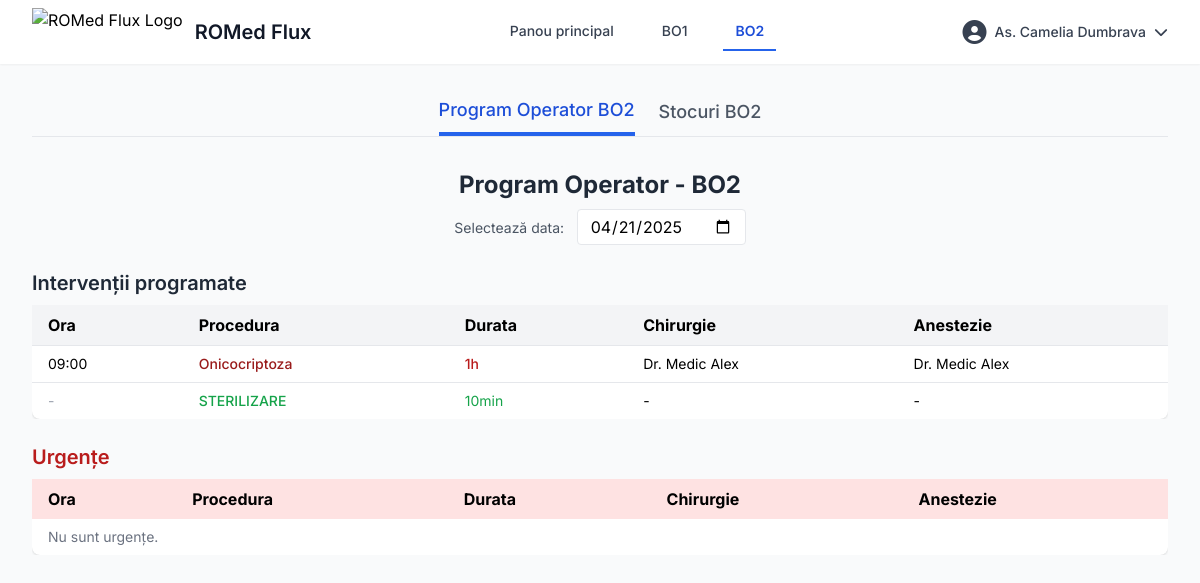
/bo2.php?data=2025-04-21 (signed in), run on the app's committed database.
### tables this page shows
CREATE TABLE `programari_bo2` (
  `id` int(11) NOT NULL,
  `data` date NOT NULL,
  `ora` time NOT NULL,
  `durata` varchar(20) NOT NULL,
  `procedura` varchar(255) NOT NULL,
  `chirurgie` varchar(255) DEFAULT NULL,
  `anestezie` varchar(255) DEFAULT NULL,
  `tip` enum('programata','urgenta') NOT NULL,
  `created_at` timestamp NOT NULL DEFAULT current_timestamp()
);

### bo2_program_operator.php (shortened to what this page needs)
<section x-show="tab === 'program'" x-transition>
    <div class="text-center mb-6">
        <h1 class="text-2xl font-bold text-gray-800 mb-2">Program Operator - BO2</h1>
        <form method="GET" class="inline-block">
            <label class="mr-2 text-sm text-gray-600">Selectează data:</label>
            <input type="date" name="data" value="<?= htmlspecialchars($data_selectata) ?>"
                class="border px-3 py-1 rounded" onchange="this.form.submit()">
        </form>
    </div>
    <h2 class="text-xl font-semibold text-gray-800 mb-2">Intervenții programate</h2>
    <div class="overflow-x-auto mb-6">
        <table class="min-w-full bg-white shadow rounded-lg">
            <thead class="bg-gray-100 text-left">
                <tr>
                    <th class="px-4 py-2">Ora</th>
                    <th class="px-4 py-2">Procedura</th>
                    <th class="px-4 py-2">Durata</th>
                    <th class="px-4 py-2">Chirurgie</th>
                    <th class="px-4 py-2">Anestezie</th>
                </tr>
            </thead>
            <tbody>
                <?php foreach ($programari_programate as $p): ?>
                    <tr class="border-t">
                        <td class="px-4 py-2 text-sm"><?= htmlspecialchars(substr($p['ora'], 0, 5)) ?></td>
                        <td class="px-4 py-2 text-sm text-red-800 font-medium"><?= htmlspecialchars($p['procedura']) ?>
                        </td>
                        <td class="px-4 py-2 text-sm text-red-700 font-medium"><?= htmlspecialchars($p['durata']) ?></td>
                        <td class="px-4 py-2 text-sm"><?= htmlspecialchars($p['chirurgie']) ?></td>
                        <td class="px-4 py-2 text-sm"><?= htmlspecialchars($p['anestezie']) ?></td>
                    </tr>
                    <tr class="border-t">
                        <td class="px-4 py-2 text-sm text-gray-400">-</td>
                        <td class="px-4 py-2 text-sm font-medium text-green-600">STERILIZARE</td>
                        <td class="px-4 py-2 text-sm text-green-600">10min</td>
                        <td class="px-4 py-2 text-sm">-</td>
                        <td class="px-4 py-2 text-sm">-</td>
                    </tr>
                <?php endforeach; ?>
            </tbody>
        </table>
    </div>
    <h2 class="text-xl font-semibold text-red-700 mb-2">Urgențe</h2>
    <div class="overflow-x-auto">
        <table class="min-w-full bg-white shadow rounded-lg">
            <thead class="bg-red-100 text-left">
                <tr>
                    <th class="px-4 py-2">Ora</th>
                    <th class="px-4 py-2">Procedura</th>
                    <th class="px-4 py-2">Durata</th>
                    <th class="px-4 py-2">Chirurgie</th>
                    <th class="px-4 py-2">Anestezie</th>
                </tr>
            </thead>
            <tbody>
                <?php if (empty($programari_urgente)): ?>
                    <tr>
                        <td colspan="5" class="px-4 py-2 text-sm text-gray-500">Nu sunt urgențe.</td>
                    </tr>
                <?php endif; ?>
            </tbody>
        </table>
    </div>
</section>

### data on the page
programari_bo2: ora "09:00", procedura "Onicocriptoza", durata "1h", chirurgie "Dr. Medic Alex", anestezie "Dr. Medic Alex"

### other printed values
getDisplayName($_SESSION) "As. Camelia Dumbrava"
